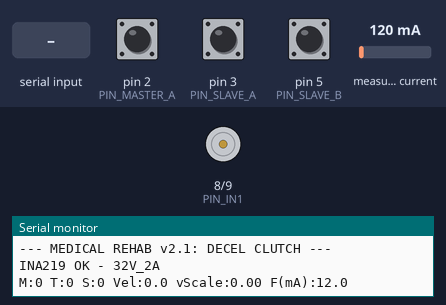
The sketch below on a simulated Arduino Nano, built with avr-gcc and run on an emulated ATmega328P. On the bench: motor-driver pin pairs drawn as motors (green arrow = first pin HIGH = forward, orange = second pin HIGH = backward, longer = more drive, scaled by the enable pin), the last lines printed to the serial monitor. The inputs (shaded band) are chosen by the test bench; at power-on: pin 3 (PIN_SLAVE_A) HIGH, pin 2 (PIN_MASTER_A) HIGH, pin 5 (PIN_SLAVE_B) HIGH, measured current 120 mA.

Above: at 1.2 s.
1.3 s: "F" received over Serial
2.8 s: "L" received over Serial
5.2 s: "U" received over Serial
7.6 s: pin 3 (PIN_SLAVE_A) pulsed LOW 5 times (0.12 s each, 0.3 s apart)
At 9.0 s:
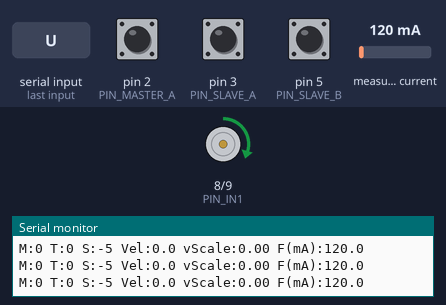
10.6 s: "M90\n" received over Serial
At 11.0 s:
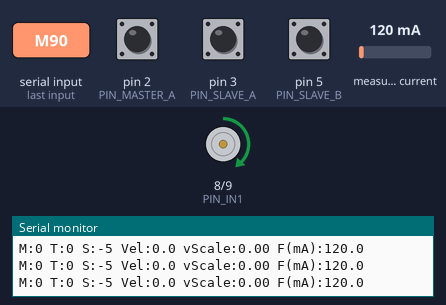
12.1 s: "M" received over Serial
At 14.2 s:
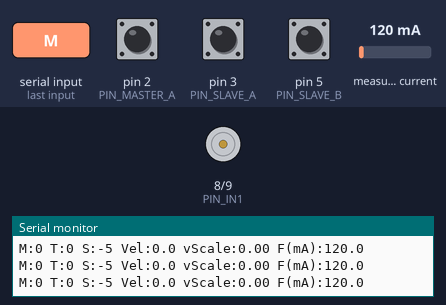
Timing chart, 0 to 15.6 s (numbered marks = the images above; inputs shaded):
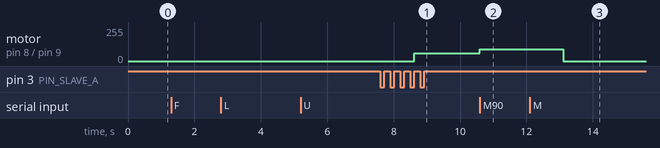

Measured:
- after the input at 7.6 s, motor on pin 8 (PIN_IN1) / pin 9 (PIN_IN2): stopped → forward 60/255 after 1.0 s
- after the input at 10.6 s, motor on pin 8 (PIN_IN1) / pin 9 (PIN_IN2): forward 60/255 → forward 90/255 at once
- after the input at 12.1 s, motor on pin 8 (PIN_IN1) / pin 9 (PIN_IN2): forward 90/255 → stopped after 1.0 s

The sketch:

codegoc.ino
```cpp
/*
 * Wrist Rehabilitation System - ARDUINO NANO (PRECISION MODE)
 * -----------------------------------------------------------
 * v2.1 - DECELERATION CLUTCH
 * Thêm: Phát hiện tay đang hãm → giảm lực motor tỉ lệ thuận với tốc độ
 * → Không cần đợi timeout mới nhả lực, bệnh nhân đổi chiều dễ dàng hơn
 */

#include <Adafruit_INA219.h>
#include <Wire.h>
#include <util/atomic.h>

Adafruit_INA219 ina219;

const int numReadings = 10;
float currentReadings[numReadings];
int readIndex = 0;
float totalCurrent = 0;
float averageCurrent = 0;

// --- CONFIGURATION ---
float SCALE_FACTOR = -2.5245f;
int DEADBAND = 3;
bool REVERSE_MOTOR = false;

// Giới hạn góc an toàn (theo xung slave)
long limitMin = -999999;
long limitMax = 999999;

float Kp = 0.8;
float Ki = 0.0;
float Kd = 1.0;
float integral = 0;
float lastError = 0;

int MIN_MOVING_PWM = 60; // ↓ Giảm từ 60 → 40

float alpha = 0.5; // ↓ Giảm từ 0.5 → 0.15 (bám nhanh hơn)
float targetSmoothed = 0;

// --- CLUTCH TIMEOUT ---
unsigned long lastMasterMoveTime = 0;
long lastMasterPosCheck = 0;
int STOP_TIMEOUT_MS = 30; // ↓ Giảm từ 100 → 30ms

long masterBase = 0;
long slaveBase = 0;

// ★ DECELERATION CLUTCH - Biến mới ★
float masterVel = 0;           // Vận tốc hiện tại (ticks/s)
float masterVelPrev = 0;       // Vận tốc chu kỳ trước
long masterPosPrev = 0;        // Vị trí master chu kỳ trước
unsigned long velCalcTime = 0; // Thời điểm tính vel lần cuối
float VEL_MAX = 80.0f;         // Ngưỡng "đang chạy nhanh" — chỉnh theo thực tế

// --- PINS ---
const int PIN_MASTER_A = 2;
const int PIN_MASTER_B = 4;
const int PIN_SLAVE_A = 3;
const int PIN_SLAVE_B = 5;
const int PIN_IN1 = 8;
const int PIN_IN2 = 9;
const int PIN_ENA = 10;

volatile long masterPos = 0;
volatile long slavePos = 0;

void readMaster() {
  if (digitalRead(PIN_MASTER_B) == LOW)
    masterPos++;
  else
    masterPos--;
}

void readSlave() {
  if (digitalRead(PIN_SLAVE_B) == LOW)
    slavePos++;
  else
    slavePos--;
}

// ============================================================
void setup() {
  Serial.begin(115200);
  pinMode(PIN_IN1, OUTPUT);
  pinMode(PIN_IN2, OUTPUT);
  pinMode(PIN_ENA, OUTPUT);

  pinMode(PIN_MASTER_A, INPUT_PULLUP);
  pinMode(PIN_MASTER_B, INPUT_PULLUP);
  attachInterrupt(digitalPinToInterrupt(PIN_MASTER_A), readMaster, RISING);

  pinMode(PIN_SLAVE_A, INPUT_PULLUP);
  pinMode(PIN_SLAVE_B, INPUT_PULLUP);
  attachInterrupt(digitalPinToInterrupt(PIN_SLAVE_A), readSlave, RISING);

  Serial.println(F("\n--- MEDICAL REHAB v2.1: DECEL CLUTCH ---"));

  if (!ina219.begin()) {
    Serial.println(F("LOI: Khong tim thay INA219!"));
    while (1) {
      delay(10);
    }
  }
  ina219.setCalibration_32V_2A();
  Serial.println(F("INA219 OK - 32V_2A"));
  for (int i = 0; i < numReadings; i++)
    currentReadings[i] = 0;
}

// ============================================================
void loop() {
  handleSerial();

  long currentMaster, currentSlave;
  ATOMIC_BLOCK(ATOMIC_RESTORESTATE) {
    currentMaster = masterPos;
    currentSlave = slavePos;
  }

  unsigned long now = millis();

  // ★ 0. TÍNH VẬN TỐC MASTER (mỗi 20ms) ★
  if (now - velCalcTime >= 20) {
    float dt_s = (now - velCalcTime) / 1000.0f;
    masterVelPrev = masterVel;
    masterVel = (currentMaster - masterPosPrev) / dt_s; // ticks/s
    masterPosPrev = currentMaster;
    velCalcTime = now;
  }

  // ★ DECEL FACTOR: tỉ lệ lực theo tốc độ hiện tại ★
  // velScale = 0 khi đứng yên, = 1 khi đạt VEL_MAX
  // → Motor tự động nhả lực khi tay chậm lại, TRƯỚC khi timeout
  float velScale = constrain(abs(masterVel) / VEL_MAX, 0.0f, 1.0f);

  // 1. KIỂM TRA CHUYỂN ĐỘNG VÀ ĐẢO CHIỀU
  static int lastMasterDirection = 0;

  if (abs(currentMaster - lastMasterPosCheck) > 0) {
    int currentDirection = (currentMaster > lastMasterPosCheck) ? 1 : -1;

    if (currentDirection != lastMasterDirection) {
      masterBase = currentMaster;
      slaveBase = currentSlave;
      lastMasterDirection = currentDirection;
      targetSmoothed = (float)currentSlave;
      integral = 0;
      driveMotor(0); // ★ Ngắt lực NGAY khi phát hiện đảo chiều
    }

    lastMasterPosCheck = currentMaster;
    lastMasterMoveTime = now;
  }

  // 2. QUỸ ĐẠO MỤC TIÊU
  long rawTarget =
      slaveBase + (long)((currentMaster - masterBase) * SCALE_FACTOR);

  // ★ GIỚI HẠN TARGET THEO GÓC AN TOÀN ★
  long actMin = min(limitMin, limitMax);
  long actMax = max(limitMin, limitMax);
  rawTarget = constrain(rawTarget, actMin, actMax);

  targetSmoothed = (alpha * rawTarget) + ((1.0f - alpha) * targetSmoothed);

  // 3. CLUTCH TIMEOUT (backup nếu decel không đủ)
  if (now - lastMasterMoveTime > STOP_TIMEOUT_MS) {
    targetSmoothed = (float)currentSlave;
    masterBase = currentMaster;
    slaveBase = currentSlave;
    integral = 0;
    lastError = 0;

    // ★ KIỂM TRA VƯỢT GÓC AN TOÀN KHI THẢ LỎNG ★
    if (currentSlave < actMin) {
      targetSmoothed = (float)actMin;
    } else if (currentSlave > actMax) {
      targetSmoothed = (float)actMax;
    } else {
      driveMotor(0);
      return; // Thoát sớm, không chạy PID
    }
  }

  // 4. PID + DECEL SCALE
  float error = targetSmoothed - (float)currentSlave;

  if (abs(error) > DEADBAND) {
    float derivative = error - lastError;
    float output = (Kp * error) + (Ki * integral) + (Kd * derivative);

    output = constrain(output, -35.0f, 35.0f); // ↓ Giảm từ ±60 → ±35

    // ★ Nếu đang vượt ngoài góc an toàn, bỏ qua decel clutch để tạo lực cản
    bool outOfBounds = (currentSlave < actMin || currentSlave > actMax);
    if (!outOfBounds) {
      output = output * velScale;
    }

    if (REVERSE_MOTOR)
      output = -output;
    driveMotor(output);
  } else {
    driveMotor(0);
    integral = 0;
  }
  lastError = error;

  // 5. ĐỌC DÒNG INA219
  static unsigned long lastInaRead = 0;
  if (now - lastInaRead > 20) {
    totalCurrent -= currentReadings[readIndex];
    currentReadings[readIndex] = ina219.getCurrent_mA();
    totalCurrent += currentReadings[readIndex];
    readIndex = (readIndex + 1) % numReadings;
    averageCurrent = totalCurrent / numReadings;
    lastInaRead = now;
  }

  // 6. SERIAL LOG
  static unsigned long lastPrint = 0;
  if (now - lastPrint > 20) {
    Serial.print(F("M:"));
    Serial.print(currentMaster);
    Serial.print(F(" T:"));
    Serial.print(rawTarget);
    Serial.print(F(" S:"));
    Serial.print(currentSlave);
    Serial.print(F(" Vel:"));
    Serial.print(masterVel, 1);
    Serial.print(F(" vScale:"));
    Serial.print(velScale, 2);
    Serial.print(F(" F(mA):"));
    Serial.println(averageCurrent, 1);
    lastPrint = now;
  }
}


void driveMotor(float power) {
  float absPower = abs(power);
  if (absPower < 1.0f) {
    digitalWrite(PIN_IN1, LOW);
    digitalWrite(PIN_IN2, LOW);
    analogWrite(PIN_ENA, 0);
    return;
  }

  float normalized = constrain(absPower / 500.0f, 0, 1);
  int pwmValue = MIN_MOVING_PWM +
                 (int)((255 - MIN_MOVING_PWM) * (normalized * normalized));
  pwmValue = constrain(pwmValue, 0, 100);

  if (power > 0) {
    digitalWrite(PIN_IN1, HIGH);
    digitalWrite(PIN_IN2, LOW);
  } else {
    digitalWrite(PIN_IN1, LOW);
    digitalWrite(PIN_IN2, HIGH);
  }
  analogWrite(PIN_ENA, pwmValue);
}

void handleSerial() {
  if (Serial.available()) {
    char cmd = Serial.read();
    if (cmd == 'S')
      SCALE_FACTOR = Serial.parseFloat();
    if (cmd == 'P')
      Kp = Serial.parseFloat();
    if (cmd == 'I')
      Ki = Serial.parseFloat();
    if (cmd == 'M')
      MIN_MOVING_PWM = Serial.parseInt();
    if (cmd == 'V')
      VEL_MAX = Serial.parseFloat(); // ★ Chỉnh VEL_MAX qua Serial
    if (cmd == 'R') {
      ATOMIC_BLOCK(ATOMIC_RESTORESTATE) {
        masterPos = 0;
        slavePos = 0;
        targetSmoothed = 0;
        masterBase = 0;
        slaveBase = 0;
      }
      masterVel = 0;
      masterVelPrev = 0;
      limitMin = -999999;
      limitMax = 999999;
    }
    if (cmd == 'F') {
      SCALE_FACTOR = -SCALE_FACTOR;
      long sNow;
      ATOMIC_BLOCK(ATOMIC_RESTORESTATE) { sNow = slavePos; }
      targetSmoothed = (float)sNow;
      integral = 0;
      lastError = 0;
      driveMotor(0);
      Serial.print(F("DAO CHIEU -> Scale: "));
      Serial.println(SCALE_FACTOR, 4);
    }
    if (cmd == 'L') {
      limitMin = Serial.parseInt();
      Serial.print(F("Limit MIN: "));
      Serial.println(limitMin);
    }
    if (cmd == 'U') {
      limitMax = Serial.parseInt();
      Serial.print(F("Limit MAX: "));
      Serial.println(limitMax);
    }
  }
}
```
